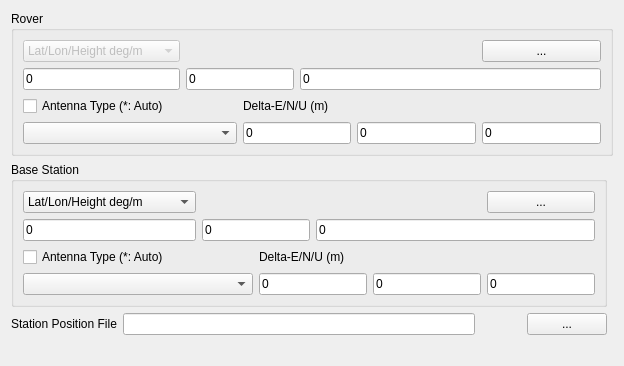
     <widget class="QWidget" name="TabSheet5">
      <property name="toolTip">
       <string/>
      </property>
      <attribute name="title">
       <string>&amp;Positions</string>
      </attribute>
      <layout class="QGridLayout" name="gridLayout_13">
       <item row="5" column="2">
        <widget class="QPushButton" name="BtnStaPosView">
         <property name="enabled">
          <bool>true</bool>
         </property>
         <property name="toolTip">
          <string/>
         </property>
         <property name="text">
          <string/>
         </property>
         <property name="icon">
          <iconset resource="../rtkconv_qt/rtkconv_qt.qrc">
           <normaloff>:/buttons/doc.bmp</normaloff>:/buttons/doc.bmp</iconset>
         </property>
         <property name="flat">
          <bool>true</bool>
         </property>
        </widget>
       </item>
       <item row="5" column="3">
        <widget class="QPushButton" name="BtnStaPosFile">
         <property name="enabled">
          <bool>true</bool>
         </property>
         <property name="palette">
          <palette>
           <active>
            <colorrole role="WindowText">
             <brush brushstyle="SolidPattern">
              <color alpha="255">
               <red>0</red>
               <green>0</green>
               <blue>0</blue>
              </color>
             </brush>
            </colorrole>
           </active>
           <inactive>
            <colorrole role="WindowText">
             <brush brushstyle="SolidPattern">
              <color alpha="255">
               <red>0</red>
               <green>0</green>
               <blue>0</blue>
              </color>
             </brush>
            </colorrole>
           </inactive>
           <disabled>
            <colorrole role="WindowText">
             <brush brushstyle="SolidPattern">
              <color alpha="255">
               <red>0</red>
               <green>0</green>
               <blue>0</blue>
              </color>
             </brush>
            </colorrole>
           </disabled>
          </palette>
         </property>
         <property name="toolTip">
          <string/>
         </property>
         <property name="text">
          <string>...</string>
         </property>
         <property name="flat">
          <bool>false</bool>
         </property>
        </widget>
       </item>
       <item row="5" column="1">
        <widget class="QLineEdit" name="StaPosFile">
         <property name="enabled">
          <bool>true</bool>
         </property>
         <property name="toolTip">
          <string/>
         </property>
         <property name="text">
          <string/>
         </property>
        </widget>
       </item>
       <item row="6" column="0" colspan="4">
        <widget class="QLabel" name="Label4">
         <property name="enabled">
          <bool>true</bool>
         </property>
         <property name="sizePolicy">
          <sizepolicy hsizetype="Preferred" vsizetype="Fixed">
           <horstretch>0</horstretch>
           <verstretch>0</verstretch>
          </sizepolicy>
         </property>
         <property name="toolTip">
          <string/>
         </property>
         <property name="text">
          <string/>
         </property>
        </widget>
       </item>
       <item row="5" column="0">
        <widget class="QLabel" name="Label30">
         <property name="enabled">
          <bool>true</bool>
         </property>
         <property name="toolTip">
          <string/>
         </property>
         <property name="text">
          <string>Station Position File</string>
         </property>
        </widget>
       </item>
       <item row="4" column="0" colspan="4">
        <widget class="QGroupBox" name="GroupRefAnt">
         <property name="sizePolicy">
          <sizepolicy hsizetype="Preferred" vsizetype="Fixed">
           <horstretch>0</horstretch>
           <verstretch>0</verstretch>
          </sizepolicy>
         </property>
         <property name="toolTip">
          <string/>
         </property>
         <property name="title">
          <string>Base Station</string>
         </property>
         <layout class="QGridLayout" name="gridLayout_6">
          <item row="0" column="0">
           <widget class="QComboBox" name="RefPosType">
            <property name="enabled">
             <bool>true</bool>
            </property>
            <property name="toolTip">
             <string/>
            </property>
            <item>
             <property name="text">
              <string>Lat/Lon/Height deg/m</string>
             </property>
            </item>
            <item>
             <property name="text">
              <string>Lat/Lon/Height dms/m</string>
             </property>
            </item>
            <item>
             <property name="text">
              <string>X/Y/Z-ECEF m</string>
             </property>
            </item>
            <item>
             <property name="text">
              <string>Average of Single Position</string>
             </property>
            </item>
            <item>
             <property name="text">
              <string>Get from Position File</string>
             </property>
            </item>
            <item>
             <property name="text">
              <string>RINEX Header Postion</string>
             </property>
            </item>
           </widget>
          </item>
          <item row="0" column="5">
           <widget class="QPushButton" name="BtnRefPos">
            <property name="enabled">
             <bool>true</bool>
            </property>
            <property name="toolTip">
             <string/>
            </property>
            <property name="text">
             <string>...</string>
            </property>
            <property name="flat">
             <bool>false</bool>
            </property>
           </widget>
          </item>
          <item row="1" column="0">
           <widget class="QLineEdit" name="RefPos1">
            <property name="enabled">
             <bool>true</bool>
            </property>
            <property name="toolTip">
             <string/>
            </property>
            <property name="text">
             <string>0</string>
            </property>
           </widget>
          </item>
          <item row="1" column="1" colspan="2">
           <widget class="QLineEdit" name="RefPos2">
            <property name="enabled">
             <bool>true</bool>
            </property>
            <property name="toolTip">
             <string/>
            </property>
            <property name="text">
             <string>0</string>
            </property>
           </widget>
          </item>
          <item row="1" column="3" colspan="3">
           <widget class="QLineEdit" name="RefPos3">
            <property name="enabled">
             <bool>true</bool>
            </property>
            <property name="toolTip">
             <string/>
            </property>
            <property name="text">
             <string>0</string>
            </property>
           </widget>
          </item>
          <item row="2" column="0" colspan="2">
           <widget class="QCheckBox" name="RefAntPcv">
            <property name="toolTip">
             <string/>
            </property>
            <property name="text">
             <string>Antenna Type (*: Auto)</string>
            </property>
            <property name="checked">
             <bool>false</bool>
            </property>
           </widget>
          </item>
          <item row="2" column="2" colspan="3">
           <widget class="QLabel" name="LabelRefAntD">
            <property name="enabled">
             <bool>true</bool>
            </property>
            <property name="toolTip">
             <string/>
            </property>
            <property name="text">
             <string>Delta-E/N/U (m)</string>
            </property>
           </widget>
          </item>
          <item row="3" column="0" colspan="2">
           <widget class="QComboBox" name="RefAnt">
            <property name="enabled">
             <bool>true</bool>
            </property>
            <property name="toolTip">
             <string/>
            </property>
           </widget>
          </item>
          <item row="3" column="2" colspan="2">
           <widget class="QLineEdit" name="RefAntE">
            <property name="enabled">
             <bool>true</bool>
            </property>
            <property name="toolTip">
             <string/>
            </property>
            <property name="text">
             <string>0</string>
            </property>
           </widget>
          </item>
          <item row="3" column="4">
           <widget class="QLineEdit" name="RefAntN">
            <property name="enabled">
             <bool>true</bool>
            </property>
            <property name="toolTip">
             <string/>
            </property>
            <property name="text">
             <string>0</string>
            </property>
           </widget>
          </item>
          <item row="3" column="5">
           <widget class="QLineEdit" name="RefAntU">
            <property name="enabled">
             <bool>true</bool>
            </property>
            <property name="toolTip">
             <string/>
            </property>
            <property name="text">
             <string>0</string>
            </property>
           </widget>
          </item>
         </layout>
        </widget>
       </item>
       <item row="0" column="0" rowspan="2" colspan="5">
        <widget class="QGroupBox" name="GroupRovAnt">
         <property name="sizePolicy">
          <sizepolicy hsizetype="Preferred" vsizetype="Fixed">
           <horstretch>0</horstretch>
           <verstretch>0</verstretch>
          </sizepolicy>
         </property>
         <property name="toolTip">
          <string/>
         </property>
         <property name="title">
          <string>Rover</string>
         </property>
         <layout class="QGridLayout" name="gridLayout_7">
          <item row="0" column="0">
           <widget class="QComboBox" name="RovPosType">
            <property name="enabled">
             <bool>false</bool>
            </property>
            <property name="toolTip">
             <string/>
            </property>
            <item>
             <property name="text">
              <string>Lat/Lon/Height deg/m</string>
             </property>
            </item>
            <item>
             <property name="text">
              <string>Lat/Lon/Height dms/m</string>
             </property>
            </item>
            <item>
             <property name="text">
              <string>X/Y/Z-ECEF m</string>
             </property>
            </item>
            <item>
             <property name="text">
              <string>Average of Single Pos</string>
             </property>
            </item>
            <item>
             <property name="text">
              <string>Get from Position File</string>
             </property>
            </item>
            <item>
             <property name="text">
              <string>RINEX Header Position</string>
             </property>
            </item>
           </widget>
          </item>
          <item row="0" column="5">
           <widget class="QPushButton" name="BtnRovPos">
            <property name="enabled">
             <bool>true</bool>
            </property>
            <property name="toolTip">
             <string/>
            </property>
            <property name="text">
             <string>...</string>
            </property>
            <property name="flat">
             <bool>false</bool>
            </property>
           </widget>
          </item>
          <item row="1" column="0">
           <widget class="QLineEdit" name="RovPos1">
            <property name="enabled">
             <bool>true</bool>
            </property>
            <property name="toolTip">
             <string/>
            </property>
            <property name="text">
             <string>0</string>
            </property>
           </widget>
          </item>
          <item row="1" column="1" colspan="2">
           <widget class="QLineEdit" name="RovPos2">
            <property name="enabled">
             <bool>true</bool>
            </property>
            <property name="toolTip">
             <string/>
            </property>
            <property name="text">
             <string>0</string>
            </property>
           </widget>
          </item>
          <item row="1" column="3" colspan="3">
           <widget class="QLineEdit" name="RovPos3">
            <property name="enabled">
             <bool>true</bool>
            </property>
            <property name="toolTip">
             <string/>
            </property>
            <property name="text">
             <string>0</string>
            </property>
           </widget>
          </item>
          <item row="2" column="0" colspan="2">
           <widget class="QCheckBox" name="RovAntPcv">
            <property name="toolTip">
             <string/>
            </property>
            <property name="text">
             <string>Antenna Type (*: Auto)</string>
            </property>
            <property name="checked">
             <bool>false</bool>
            </property>
           </widget>
          </item>
          <item row="2" column="2" colspan="3">
           <widget class="QLabel" name="LabelRovAntD">
            <property name="enabled">
             <bool>true</bool>
            </property>
            <property name="toolTip">
             <string/>
            </property>
            <property name="text">
             <string>Delta-E/N/U (m)</string>
            </property>
           </widget>
          </item>
          <item row="3" column="0" colspan="2">
           <widget class="QComboBox" name="RovAnt">
            <property name="enabled">
             <bool>true</bool>
            </property>
            <property name="toolTip">
             <string/>
            </property>
           </widget>
          </item>
          <item row="3" column="2" colspan="2">
           <widget class="QLineEdit" name="RovAntE">
            <property name="enabled">
             <bool>true</bool>
            </property>
            <property name="toolTip">
             <string/>
            </property>
            <property name="text">
             <string>0</string>
            </property>
           </widget>
          </item>
          <item row="3" column="4">
           <widget class="QLineEdit" name="RovAntN">
            <property name="enabled">
             <bool>true</bool>
            </property>
            <property name="toolTip">
             <string/>
            </property>
            <property name="text">
             <string>0</string>
            </property>
           </widget>
          </item>
          <item row="3" column="5">
           <widget class="QLineEdit" name="RovAntU">
            <property name="enabled">
             <bool>true</bool>
            </property>
            <property name="toolTip">
             <string/>
            </property>
            <property name="text">
             <string>0</string>
            </property>
           </widget>
          </item>
         </layout>
        </widget>
       </item>
      </layout>
     </widget>
